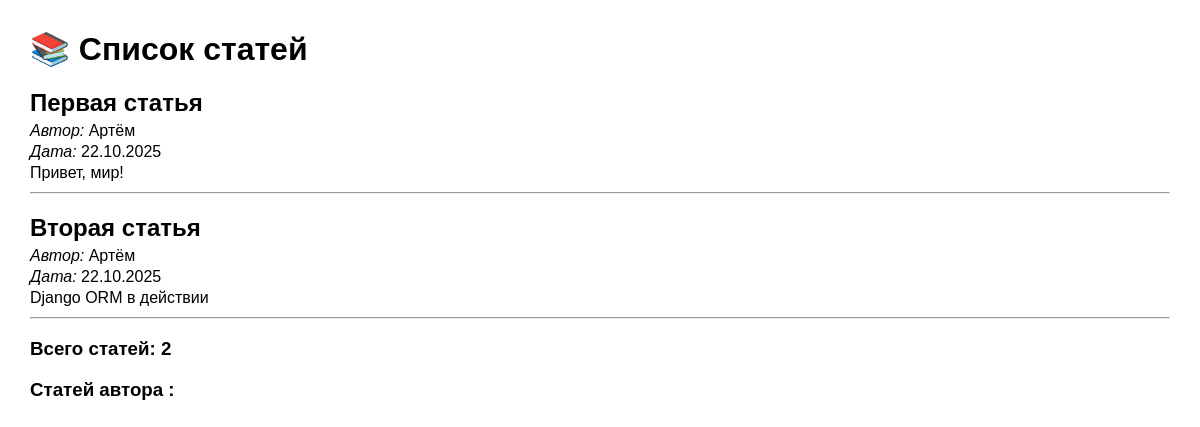
/blog/articles/, run on an earlier commit of the app's database.
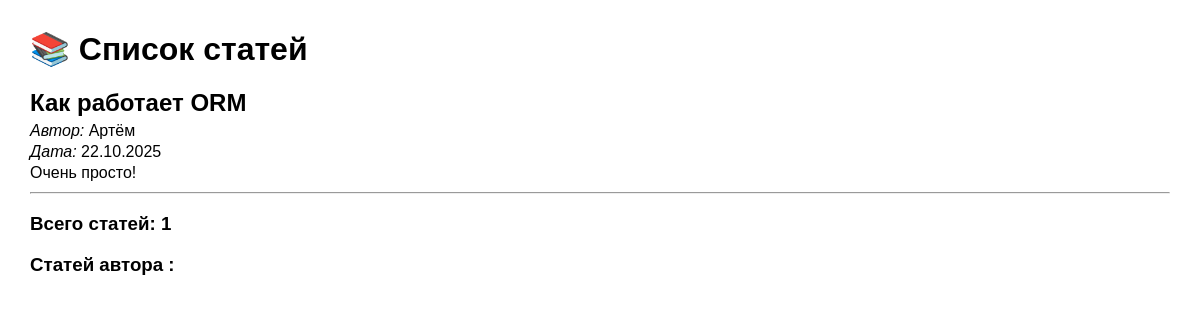
And on a later commit of the database.
### blog/models.py (models this page shows, shortened)
class Article(models.Model):
   title = models.CharField(max_length=100)
   content = models.TextField()
   author = models.ForeignKey(Author, on_delete=models.CASCADE)
   tags = models.ManyToManyField(Tag)  # связь многие ко многим
   created_at = models.DateTimeField(auto_now_add=True)

class Author(models.Model):
   name = models.CharField(max_length=50)
   email = models.EmailField(unique=True)
   def __str__(self):
       return self.name

### blog/views.py (the view)
# urls.py: path('articles/', views.articles_view, name='articles'),
def articles_view(request):
    articles = Article.objects.all()
    total_count = articles.count()
    context = {
        'articles': articles,
        'total_count': total_count
    }
    return render(request, 'blog/articles.html', context)

### blog/templates/blog/articles.html (shortened to what this page needs)
<!DOCTYPE html>
<html lang="ru">
<head>
</head>
<body>
    <h1>📚 Список статей</h1>
    {% for article in articles %}
        <h2><b>{{ article.title }}</b></h2>
        <p><i>Автор:</i> {{ article.author }}</p>
        <p><i>Дата:</i> {{ article.created_at|date:"d.m.Y" }}</p>
        <p>{{ article.content }}</p>
        <hr>
    {% empty %}
        <p>Нет статей с контентом длиннее 50 символов.</p>
    {% endfor %}
    <h3>Всего статей: {{ total_count }}</h3>
    <h3>Статей автора {{ author_name }}: {{ author_count }}</h3>
</body>
</html>

### blog/templates/blog/articles.html (style rules this page uses)
body { font-family: sans-serif; margin: 30px; }
h2 { margin-bottom: 5px; }
p { margin: 3px 0; }
hr { margin: 10px 0; }

What changed in the data, as far as the page shows it:
removed Article: title "Первая статья", author "Артём", created_at "22.10.2025", content "Привет, мир!"
removed Article: title "Вторая статья", author "Артём", created_at "22.10.2025", content "Django ORM в действии"
added Article: title "Как работает ORM", author "Артём", created_at "22.10.2025", content "Очень просто!"
Also different on the page:
{{ total_count }}: "2" → "1"
